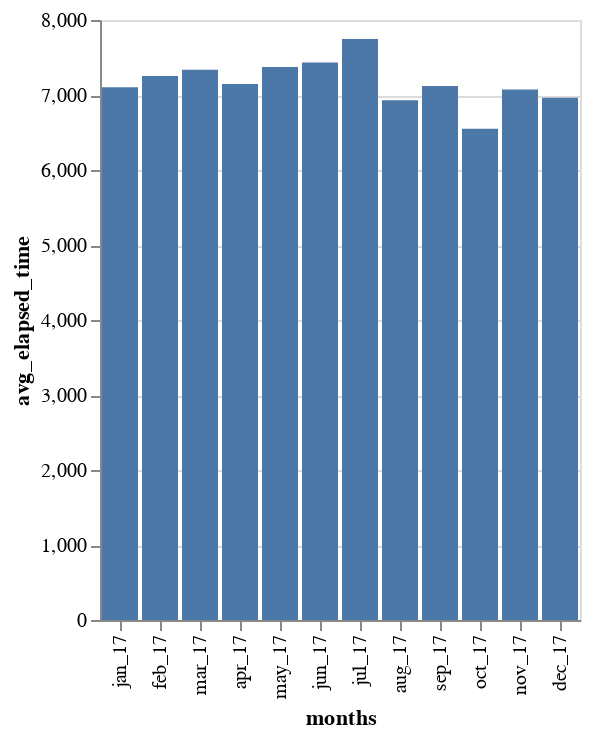

This figure's notebook cell:
### Code cell
#chart for average elapsed time per month in 2017

avgs_17 = []

for month in lsts1:
    val = month['ElapsedTime'].mean()
    avgs_17.append(val)
    
res_17 = dict(zip(lst1, avgs_17))
res_17

df_comp_17 = pd.DataFrame(list(res_17.items()),columns = ['months','avg_elapsed_time'])
df_comp_17

alt.Chart(df_comp_17).mark_bar().encode(
    x=alt.X('months', sort=lst),
    y='avg_elapsed_time'
)

### Figure 1 — Vega-Lite specification as saved in the notebook (floating-point values rounded to 4 significant figures)
{"config": {"view": {"continuousWidth": 400, "continuousHeight": 300}}, "data": {"name": "data-10d9758c113b9b96599930c983dc5efb"}, "mark": "bar", "encoding": {"x": {"type": "nominal", "field": "months", "sort": ["jan_17", "jan_18", "feb_17", "feb_18", "mar_17", "mar_18", "apr_17", "apr_18", "may_17", "may_18", "jun_17", "jun_18", "jul_17", "jul_18", "aug_17", "aug_18", "sep_17", "sep_18", "oct_17", "oct_18", "nov_17", "nov_18", "dec_17", "dec_18"]}, "y": {"type": "quantitative", "field": "avg_elapsed_time"}}, "$schema": "https://vega.github.io/schema/vega-lite/v4.0.2.json", "datasets": {"data-10d9758c113b9b96599930c983dc5efb": [{"months": "jan_17", "avg_elapsed_time": 7103.0}, {"months": "feb_17", "avg_elapsed_time": 7253.0}, {"months": "mar_17", "avg_elapsed_time": 7337.0}, {"months": "apr_17", "avg_elapsed_time": 7148.0}, {"months": "may_17", "avg_elapsed_time": 7374.0}, {"months": "jun_17", "avg_elapsed_time": 7434.0}, {"months": "jul_17", "avg_elapsed_time": 7747.0}, {"months": "aug_17", "avg_elapsed_time": 6931.0}, {"months": "sep_17", "avg_elapsed_time": 7122.0}, {"months": "oct_17", "avg_elapsed_time": 6551.0}, {"months": "nov_17", "avg_elapsed_time": 7073.0}, {"months": "dec_17", "avg_elapsed_time": 6965.0}]}}
